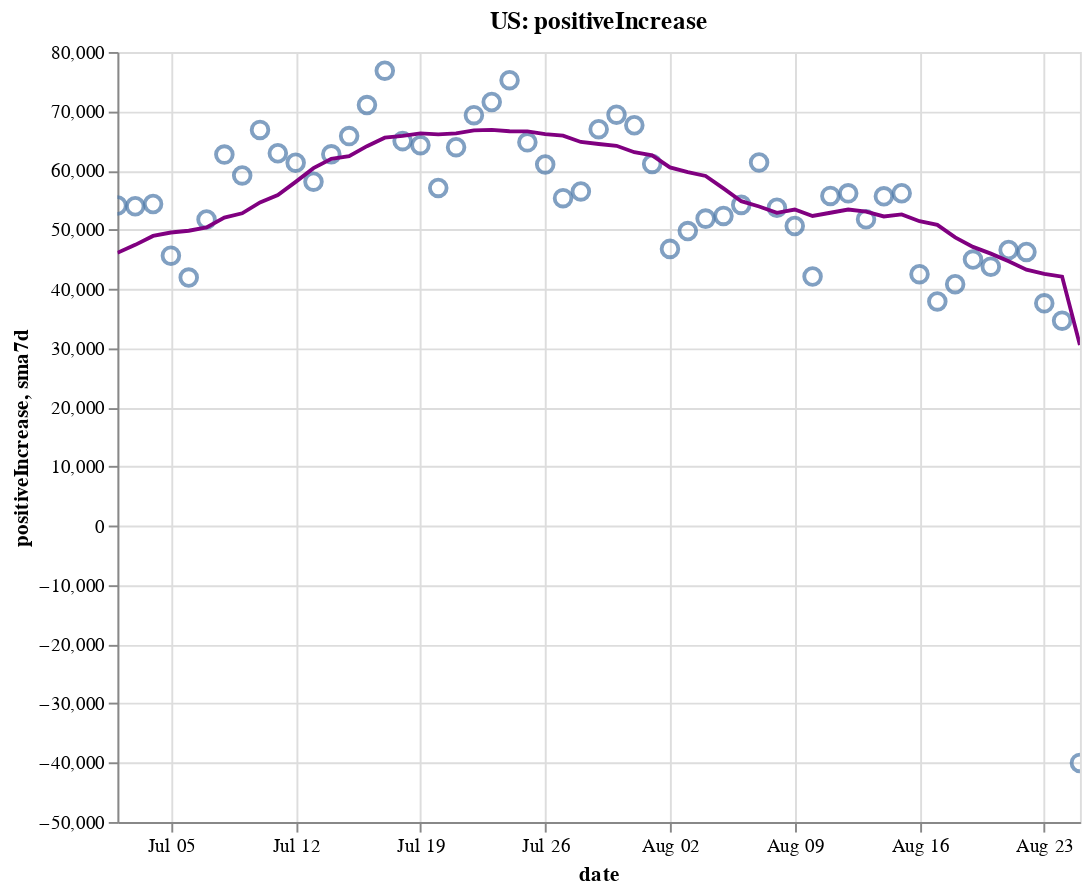

Notebook source saved alongside this figure:
### Code cell
create_plot(us, 'positiveIncrease')

### Figure 1 — Vega-Lite specification as saved in the notebook (floating-point values rounded to 4 significant figures)
{"config": {"view": {"continuousWidth": 400, "continuousHeight": 300}}, "layer": [{"layer": [{"mark": {"type": "point", "size": 75}, "encoding": {"tooltip": [{"type": "temporal", "field": "date"}, {"type": "quantitative", "field": "positiveIncrease"}, {"type": "quantitative", "field": "sma7d"}], "x": {"type": "temporal", "field": "date"}, "y": {"type": "quantitative", "field": "positiveIncrease"}}, "selection": {"selector002": {"type": "interval", "bind": "scales", "encodings": ["x", "y"]}}}, {"mark": {"type": "line", "color": "purple"}, "encoding": {"x": {"type": "temporal", "field": "date"}, "y": {"type": "quantitative", "field": "sma7d"}}}]}, {"mark": {"type": "rule", "color": "#aaa"}, "encoding": {"x": {"type": "temporal", "field": "date"}}, "transform": [{"filter": {"selection": "selector001"}}]}, {"mark": "circle", "encoding": {"opacity": {"condition": {"value": 1, "selection": "selector001"}, "value": 0}, "tooltip": [{"type": "temporal", "field": "date"}, {"type": "quantitative", "field": "positiveIncrease"}, {"type": "quantitative", "field": "sma7d"}], "x": {"type": "temporal", "field": "date"}, "y": {"type": "quantitative", "field": "positiveIncrease"}}, "selection": {"selector001": {"type": "single", "encodings": ["x"], "on": "mouseover", "nearest": true, "empty": "none"}}}, {"mark": {"type": "text", "align": "left", "dx": 5, "dy": -5, "stroke": "white", "strokeWidth": 2}, "encoding": {"text": {"type": "quantitative", "field": "positiveIncrease"}, "tooltip": [{"type": "temporal", "field": "date"}, {"type": "quantitative", "field": "positiveIncrease"}, {"type": "quantitative", "field": "sma7d"}], "x": {"type": "temporal", "field": "date"}, "y": {"type": "quantitative", "field": "positiveIncrease"}}, "transform": [{"filter": {"selection": "selector001"}}]}, {"mark": {"type": "text", "align": "left", "dx": 5, "dy": -5}, "encoding": {"text": {"type": "quantitative", "field": "positiveIncrease"}, "tooltip": [{"type": "temporal", "field": "date"}, {"type": "quantitative", "field": "positiveIncrease"}, {"type": "quantitative", "field": "sma7d"}], "x": {"type": "temporal", "field": "date"}, "y": {"type": "quantitative", "field": "positiveIncrease"}}, "transform": [{"filter": {"selection": "selector001"}}]}], "data": {"name": "data-76a882dd09258844e34d546ae33842f3"}, "height": 400, "title": "US: positiveIncrease", "width": 500, "$schema": "https://vega.github.io/schema/vega-lite/v4.8.1.json", "datasets": {"data-76a882dd09258844e34d546ae33842f3": [{"date": "2020-07-02T00:00:00", "totalTestResultsIncrease": 666900.0, "positiveIncrease": 54080.0, "death": 121500.0, "deathIncrease": 695.0, "positiveRate": 0.081, "state": "US", "sma7d": 46090.0}, {"date": "2020-07-03T00:00:00", "totalTestResultsIncrease": 711800.0, "positiveIncrease": 53950.0, "death": 122100.0, "deathIncrease": 598.0, "positiveRate": 0.076, "state": "US", "sma7d": 47440.0}, {"date": "2020-07-04T00:00:00", "totalTestResultsIncrease": 635400.0, "positiveIncrease": 54340.0, "death": 122400.0, "deathIncrease": 306.0, "positiveRate": 0.086, "state": "US", "sma7d": 48940.0}, {"date": "2020-07-05T00:00:00", "totalTestResultsIncrease": 681700.0, "positiveIncrease": 45610.0, "death": 122600.0, "deathIncrease": 209.0, "positiveRate": 0.067, "state": "US", "sma7d": 49520.0}, {"date": "2020-07-06T00:00:00", "totalTestResultsIncrease": 516700.0, "positiveIncrease": 41920.0, "death": 122900.0, "deathIncrease": 243.0, "positiveRate": 0.081, "state": "US", "sma7d": 49820.0}, {"date": "2020-07-07T00:00:00", "totalTestResultsIncrease": 638800.0, "positiveIncrease": 51730.0, "death": 123800.0, "deathIncrease": 923.0, "positiveRate": 0.081, "state": "US", "sma7d": 50370.0}, {"date": "2020-07-08T00:00:00", "totalTestResultsIncrease": 643500.0, "positiveIncrease": 62670.0, "death": 124600.0, "deathIncrease": 807.0, "positiveRate": 0.097, "state": "US", "sma7d": 52040.0}, {"date": "2020-07-09T00:00:00", "totalTestResultsIncrease": 709100.0, "positiveIncrease": 59160.0, "death": 125500.0, "deathIncrease": 867.0, "positiveRate": 0.083, "state": "US", "sma7d": 52770.0}, {"date": "2020-07-10T00:00:00", "totalTestResultsIncrease": 814900.0, "positiveIncrease": 66850.0, "death": 126300.0, "deathIncrease": 854.0, "positiveRate": 0.082, "state": "US", "sma7d": 54610.0}, {"date": "2020-07-11T00:00:00", "totalTestResultsIncrease": 707800.0, "positiveIncrease": 62900.0, "death": 127100.0, "deathIncrease": 757.0, "positiveRate": 0.089, "state": "US", "sma7d": 55830.0}, {"date": "2020-07-12T00:00:00", "totalTestResultsIncrease": 769400.0, "positiveIncrease": 61310.0, "death": 127600.0, "deathIncrease": 476.0, "positiveRate": 0.08, "state": "US", "sma7d": 58080.0}, {"date": "2020-07-13T00:00:00", "totalTestResultsIncrease": 691900.0, "positiveIncrease": 58100.0, "death": 127900.0, "deathIncrease": 327.0, "positiveRate": 0.084, "state": "US", "sma7d": 60390.0}, {"date": "2020-07-14T00:00:00", "totalTestResultsIncrease": 770000.0, "positiveIncrease": 62730.0, "death": 128600.0, "deathIncrease": 736.0, "positiveRate": 0.081, "state": "US", "sma7d": 61960.0}, {"date": "2020-07-15T00:00:00", "totalTestResultsIncrease": 773200.0, "positiveIncrease": 65800.0, "death": 129500.0, "deathIncrease": 858.0, "positiveRate": 0.085, "state": "US", "sma7d": 62400.0}, {"date": "2020-07-16T00:00:00", "totalTestResultsIncrease": 832400.0, "positiveIncrease": 71040.0, "death": 130400.0, "deathIncrease": 947.0, "positiveRate": 0.085, "state": "US", "sma7d": 64100.0}, {"date": "2020-07-17T00:00:00", "totalTestResultsIncrease": 839300.0, "positiveIncrease": 76840.0, "death": 131400.0, "deathIncrease": 951.0, "positiveRate": 0.092, "state": "US", "sma7d": 65530.0}, {"date": "2020-07-18T00:00:00", "totalTestResultsIncrease": 763600.0, "positiveIncrease": 64950.0, "death": 132200.0, "deathIncrease": 872.0, "positiveRate": 0.085, "state": "US", "sma7d": 65820.0}, {"date": "2020-07-19T00:00:00", "totalTestResultsIncrease": 786700.0, "positiveIncrease": 64260.0, "death": 132800.0, "deathIncrease": 527.0, "positiveRate": 0.082, "state": "US", "sma7d": 66240.0}, {"date": "2020-07-20T00:00:00", "totalTestResultsIncrease": 712400.0, "positiveIncrease": 57040.0, "death": 133100.0, "deathIncrease": 363.0, "positiveRate": 0.08, "state": "US", "sma7d": 66090.0}, {"date": "2020-07-21T00:00:00", "totalTestResultsIncrease": 754900.0, "positiveIncrease": 63930.0, "death": 134200.0, "deathIncrease": 1038.0, "positiveRate": 0.085, "state": "US", "sma7d": 66270.0}, {"date": "2020-07-22T00:00:00", "totalTestResultsIncrease": 801600.0, "positiveIncrease": 69330.0, "death": 135300.0, "deathIncrease": 1171.0, "positiveRate": 0.086, "state": "US", "sma7d": 66770.0}, {"date": "2020-07-23T00:00:00", "totalTestResultsIncrease": 845900.0, "positiveIncrease": 71550.0, "death": 136400.0, "deathIncrease": 1055.0, "positiveRate": 0.085, "state": "US", "sma7d": 66840.0}, {"date": "2020-07-24T00:00:00", "totalTestResultsIncrease": 933600.0, "positiveIncrease": 75240.0, "death": 137600.0, "deathIncrease": 1176.0, "positiveRate": 0.081, "state": "US", "sma7d": 66610.0}, {"date": "2020-07-25T00:00:00", "totalTestResultsIncrease": 791000.0, "positiveIncrease": 64740.0, "death": 138600.0, "deathIncrease": 1023.0, "positiveRate": 0.082, "state": "US", "sma7d": 66580.0}, {"date": "2020-07-26T00:00:00", "totalTestResultsIncrease": 851100.0, "positiveIncrease": 61010.0, "death": 139200.0, "deathIncrease": 559.0, "positiveRate": 0.072, "state": "US", "sma7d": 66120.0}, {"date": "2020-07-27T00:00:00", "totalTestResultsIncrease": 762700.0, "positiveIncrease": 55320.0, "death": 140200.0, "deathIncrease": 1059.0, "positiveRate": 0.073, "state": "US", "sma7d": 65870.0}, {"date": "2020-07-28T00:00:00", "totalTestResultsIncrease": 738100.0, "positiveIncrease": 56450.0, "death": 141300.0, "deathIncrease": 1122.0, "positiveRate": 0.076, "state": "US", "sma7d": 64810.0}, {"date": "2020-07-29T00:00:00", "totalTestResultsIncrease": 864500.0, "positiveIncrease": 66960.0, "death": 142800.0, "deathIncrease": 1492.0, "positiveRate": 0.077, "state": "US", "sma7d": 64470.0}, {"date": "2020-07-30T00:00:00", "totalTestResultsIncrease": 814700.0, "positiveIncrease": 69420.0, "death": 144100.0, "deathIncrease": 1259.0, "positiveRate": 0.085, "state": "US", "sma7d": 64160.0}, {"date": "2020-07-31T00:00:00", "totalTestResultsIncrease": 731900.0, "positiveIncrease": 67620.0, "death": 145400.0, "deathIncrease": 1311.0, "positiveRate": 0.092, "state": "US", "sma7d": 63080.0}, {"date": "2020-08-01T00:00:00", "totalTestResultsIncrease": 745700.0, "positiveIncrease": 61100.0, "death": 146600.0, "deathIncrease": 1190.0, "positiveRate": 0.082, "state": "US", "sma7d": 62560.0}, {"date": "2020-08-02T00:00:00", "totalTestResultsIncrease": 699500.0, "positiveIncrease": 46760.0, "death": 147100.0, "deathIncrease": 498.0, "positiveRate": 0.067, "state": "US", "sma7d": 60520.0}, {"date": "2020-08-03T00:00:00", "totalTestResultsIncrease": 745100.0, "positiveIncrease": 49770.0, "death": 147600.0, "deathIncrease": 519.0, "positiveRate": 0.067, "state": "US", "sma7d": 59730.0}, {"date": "2020-08-04T00:00:00", "totalTestResultsIncrease": 717100.0, "positiveIncrease": 51860.0, "death": 148900.0, "deathIncrease": 1255.0, "positiveRate": 0.072, "state": "US", "sma7d": 59070.0}, {"date": "2020-08-05T00:00:00", "totalTestResultsIncrease": 699600.0, "positiveIncrease": 52330.0, "death": 150200.0, "deathIncrease": 1346.0, "positiveRate": 0.075, "state": "US", "sma7d": 56980.0}, {"date": "2020-08-06T00:00:00", "totalTestResultsIncrease": 766600.0, "positiveIncrease": 54180.0, "death": 151500.0, "deathIncrease": 1251.0, "positiveRate": 0.071, "state": "US", "sma7d": 54800.0}, {"date": "2020-08-07T00:00:00", "totalTestResultsIncrease": 785400.0, "positiveIncrease": 61350.0, "death": 152800.0, "deathIncrease": 1333.0, "positiveRate": 0.078, "state": "US", "sma7d": 53910.0}, {"date": "2020-08-08T00:00:00", "totalTestResultsIncrease": 683400.0, "positiveIncrease": 53710.0, "death": 153900.0, "deathIncrease": 1089.0, "positiveRate": 0.079, "state": "US", "sma7d": 52850.0}, {"date": "2020-08-09T00:00:00", "totalTestResultsIncrease": 724000.0, "positiveIncrease": 50620.0, "death": 154500.0, "deathIncrease": 616.0, "positiveRate": 0.07, "state": "US", "sma7d": 53400.0}, {"date": "2020-08-10T00:00:00", "totalTestResultsIncrease": 740900.0, "positiveIncrease": 42090.0, "death": 154900.0, "deathIncrease": 426.0, "positiveRate": 0.057, "state": "US", "sma7d": 52310.0}, {"date": "2020-08-11T00:00:00", "totalTestResultsIncrease": 760000.0, "positiveIncrease": 55700.0, "death": 156200.0, "deathIncrease": 1326.0, "positiveRate": 0.073, "state": "US", "sma7d": 52860.0}, {"date": "2020-08-12T00:00:00", "totalTestResultsIncrease": 500200.0, "positiveIncrease": 56130.0, "death": 157800.0, "deathIncrease": 1517.0, "positiveRate": 0.112, "state": "US", "sma7d": 53400.0}, {"date": "2020-08-13T00:00:00", "totalTestResultsIncrease": 900300.0, "positiveIncrease": 51760.0, "death": 158900.0, "deathIncrease": 1163.0, "positiveRate": 0.057, "state": "US", "sma7d": 53050.0}, {"date": "2020-08-14T00:00:00", "totalTestResultsIncrease": 862300.0, "positiveIncrease": 55640.0, "death": 160100.0, "deathIncrease": 1216.0, "positiveRate": 0.065, "state": "US", "sma7d": 52240.0}, {"date": "2020-08-15T00:00:00", "totalTestResultsIncrease": 756700.0, "positiveIncrease": 56150.0, "death": 161400.0, "deathIncrease": 1219.0, "positiveRate": 0.074, "state": "US", "sma7d": 52580.0}, {"date": "2020-08-16T00:00:00", "totalTestResultsIncrease": 790400.0, "positiveIncrease": 42490.0, "death": 162000.0, "deathIncrease": 619.0, "positiveRate": 0.054, "state": "US", "sma7d": 51420.0}, {"date": "2020-08-17T00:00:00", "totalTestResultsIncrease": 670100.0, "positiveIncrease": 37880.0, "death": 162400.0, "deathIncrease": 407.0, "positiveRate": 0.057, "state": "US", "sma7d": 50820.0}, {"date": "2020-08-18T00:00:00", "totalTestResultsIncrease": 663600.0, "positiveIncrease": 40800.0, "death": 163600.0, "deathIncrease": 1195.0, "positiveRate": 0.061, "state": "US", "sma7d": 48690.0}, {"date": "2020-08-19T00:00:00", "totalTestResultsIncrease": 674000.0, "positiveIncrease": 44950.0, "death": 165000.0, "deathIncrease": 1420.0, "positiveRate": 0.067, "state": "US", "sma7d": 47090.0}, {"date": "2020-08-20T00:00:00", "totalTestResultsIncrease": 703300.0, "positiveIncrease": 43760.0, "death": 166100.0, "deathIncrease": 1134.0, "positiveRate": 0.062, "state": "US", "sma7d": 45950.0}, {"date": "2020-08-21T00:00:00", "totalTestResultsIncrease": 759100.0, "positiveIncrease": 46560.0, "death": 167300.0, "deathIncrease": 1123.0, "positiveRate": 0.061, "state": "US", "sma7d": 44660.0}, {"date": "2020-08-22T00:00:00", "totalTestResultsIncrease": 773800.0, "positiveIncrease": 46240.0, "death": 168300.0, "deathIncrease": 1029.0, "positiveRate": 0.06, "state": "US", "sma7d": 43240.0}, {"date": "2020-08-23T00:00:00", "totalTestResultsIncrease": 629500.0, "positiveIncrease": 37570.0, "death": 168900.0, "deathIncrease": 572.0, "positiveRate": 0.06, "state": "US", "sma7d": 42540.0}, {"date": "2020-08-24T00:00:00", "totalTestResultsIncrease": 692200.0, "positiveIncrease": 34640.0, "death": 169200.0, "deathIncrease": 343.0, "positiveRate": 0.05, "state": "US", "sma7d": 42070.0}, {"date": "2020-08-25T00:00:00", "totalTestResultsIncrease": -563100.0, "positiveIncrease": -40020.0, "death": 170300.0, "deathIncrease": 1143.0, "positiveRate": 0.071, "state": "US", "sma7d": 30530.0}]}}
